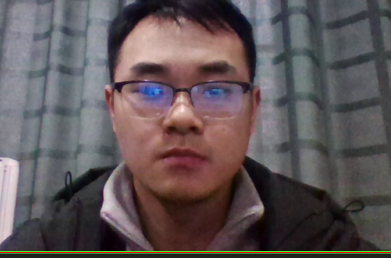
#> input picture OpenCV_detection_track/feature match/img1.PNG, 391 x 258 px, found by its file name
$ python similarCompare.py
#> lines starting #> are read from the running program, lines starting #| are printed output that depends on the picture; long printed decimals are rounded
#> further down, img1 is the input picture: shape (258, 391, 3); mean B, G, R 88.1, 86.1, 96.1
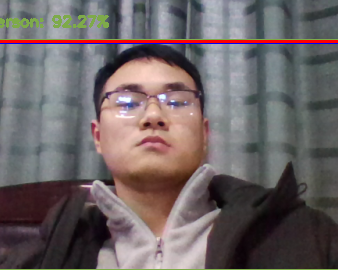
#> input picture OpenCV_detection_track/feature match/img2.PNG, 338 x 270 px, found by its file name
#> further down, img2 is the input picture: shape (270, 338, 3); mean B, G, R 101.2, 100.3, 109.6
import cv2
import numpy as np
from matplotlib import pyplot as plt
import time

# 最简单的以 灰度直方图作为相似比较：
def classify_gray_compare(img1, img2, size=(256,256)):
#> called with size = (256, 256)
    start_time = time.time()
    # 计算直方图
    img1 = cv2.resize(img1, size)
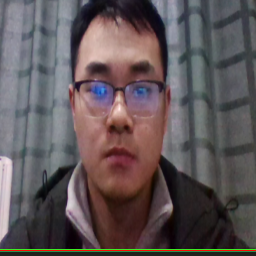
#> img1: shape (256, 256, 3); mean of channels 0, 1, 2 87.9, 85.9, 96; drawn as B, G, R
    img2 = cv2.resize(img2, size)
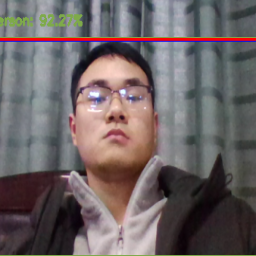
#> img2: shape (256, 256, 3); mean of channels 0, 1, 2 101.1, 100.2, 109.4; drawn as B, G, R

    hist1 = cv2.calcHist([img1], [0], None, [256], [0.0, 255.0])
#> hist1 = 256 values, max 924 at index 27, min 0 at index 228, mean 256
    hist2 = cv2.calcHist([img2], [0], None, [256], [0.0, 255.0])
#> hist2 = 256 values, max 632 at index 38, min 0 at index 1, mean 255.9

    # 可以比较下直方图
    # plt.plot(range(256), hist1, 'r')
    # plt.plot(range(256), hist2, 'b')
    # plt.show()

    # 计算直方图的重合度
    degree = 0
    for i in range(len(hist1)):
        if hist1[i] != hist2[i]:
            degree = degree + (1 - abs(hist1[i] - hist2[i]) / max(hist1[i], hist2[i]))
        else:
            degree = degree + 1
#> this loop made 256 passes
#> degree on passes 1 to 12: [0.0586], [0.0586], [0.0586], [0.0586], [0.0586], [0.216], [0.658], [1.26], [1.77], [2.73], [3.48], [4.21]
#> after the loop, degree = [147]
    print("spent:", time.time() - start_time)
    degree = degree / len(hist1)
#> degree = [0.574]
    return degree

    # [5 lines of commented-out code are left out]

img1 = cv2.imread("img1.png")
img2 = cv2.imread("img2.png")

print("重合度：",classify_gray_compare(img1, img2))
#| 重合度： [0.5742]
